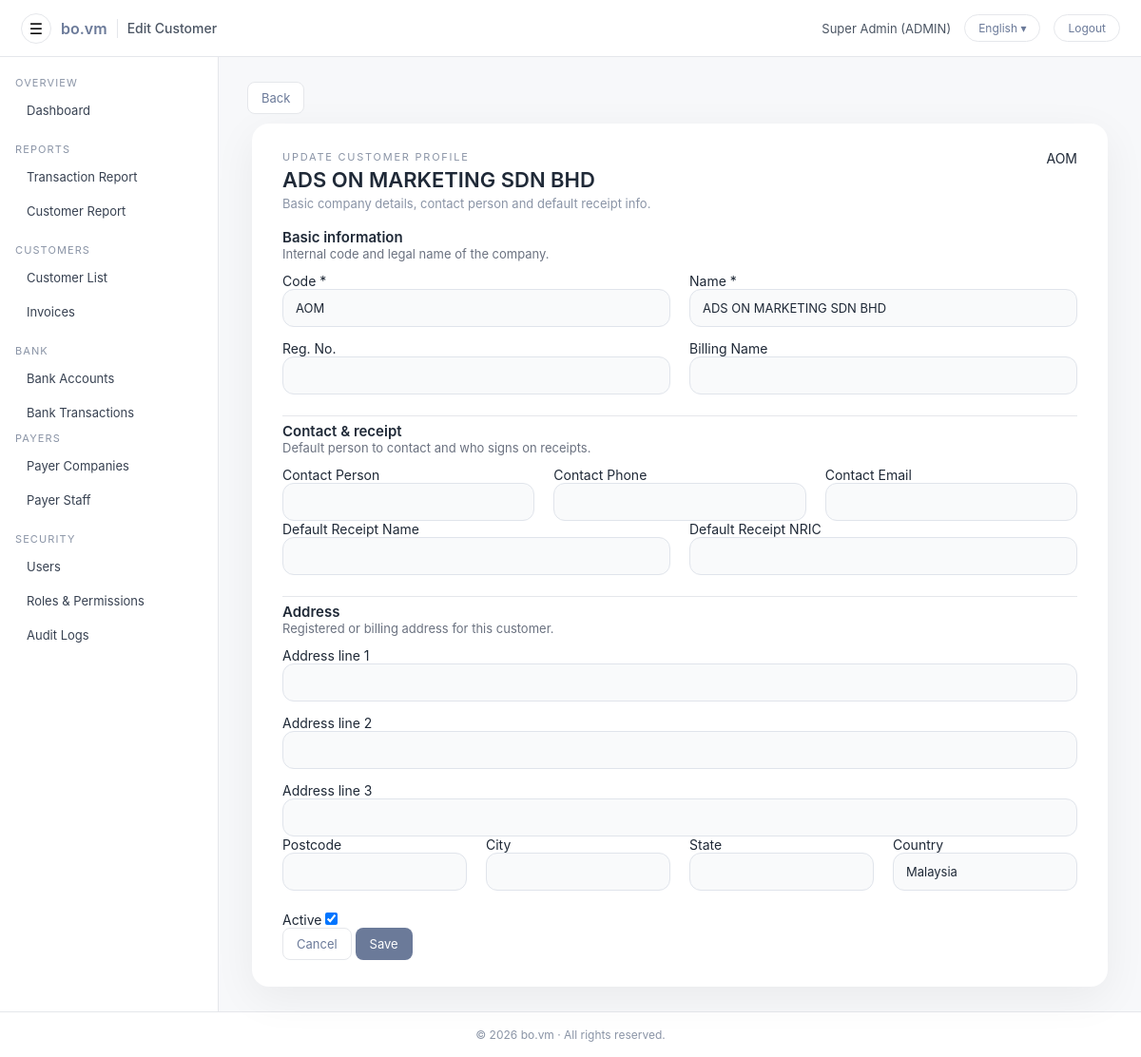
Page /admin/customers/edit.php?id=1 (signed in) on the committed database.
### tables this page shows
CREATE TABLE `users` (
  `id` int(11) NOT NULL AUTO_INCREMENT,
  `username` varchar(100) NOT NULL,
  `password_hash` varchar(255) NOT NULL,
  `full_name` varchar(255) NOT NULL,
  `email` varchar(255) DEFAULT NULL,
  `phone` varchar(50) DEFAULT NULL,
  `nric` varchar(50) DEFAULT NULL,
  `role` enum('ADMIN','CUSTOMER') NOT NULL DEFAULT 'CUSTOMER',
  `customer_id` int(11) DEFAULT NULL,
  `must_change_password` tinyint(1) NOT NULL DEFAULT 1,
  `is_active` tinyint(1) NOT NULL DEFAULT 1,
  `last_login_at` datetime DEFAULT NULL,
  `created_at` datetime NOT NULL DEFAULT current_timestamp(),
  `updated_at` datetime DEFAULT NULL ON UPDATE current_timestamp(),
  PRIMARY KEY (`id`),
  UNIQUE KEY `uq_users_username` (`username`),
  KEY `fk_users_customer` (`customer_id`),
  CONSTRAINT `fk_users_customer` FOREIGN KEY (`customer_id`) REFERENCES `customers` (`id`) ON DELETE SET NULL ON UPDATE CASCADE
);

CREATE TABLE `customers` (
  `id` int(11) NOT NULL AUTO_INCREMENT,
  `company_id` int(10) unsigned DEFAULT NULL,
  `signatory_staff_id` int(10) unsigned DEFAULT NULL,
  `code` varchar(50) NOT NULL,
  `name` varchar(255) NOT NULL,
  `reg_no` varchar(100) DEFAULT NULL,
  `billing_name` varchar(255) DEFAULT NULL,
  `contact_name` varchar(255) DEFAULT NULL,
  `contact_phone` varchar(50) DEFAULT NULL,
  `contact_email` varchar(255) DEFAULT NULL,
  `default_receipt_name` varchar(255) DEFAULT NULL,
  `default_receipt_nric` varchar(50) DEFAULT NULL,
  `is_active` tinyint(1) NOT NULL DEFAULT 1,
  `address1` varchar(255) DEFAULT NULL,
  `address2` varchar(255) DEFAULT NULL,
  `address3` varchar(255) DEFAULT NULL,
  `city` varchar(100) DEFAULT NULL,
  `state` varchar(100) DEFAULT NULL,
  `postcode` varchar(20) DEFAULT NULL,
  `country` varchar(100) DEFAULT 'Malaysia',
  `created_at` datetime NOT NULL DEFAULT current_timestamp(),
  `updated_at` datetime DEFAULT NULL ON UPDATE current_timestamp(),
  `category_id` int(11) DEFAULT NULL,
  PRIMARY KEY (`id`),
  UNIQUE KEY `uq_customers_code` (`code`),
  KEY `idx_customers_category_id` (`category_id`)
);

### public/admin/customers/edit.php (the view, shortened to what the rows shown need)
<?php
require_admin();
$pdo = get_pdo();
$pdo->setAttribute(PDO::ATTR_DEFAULT_FETCH_MODE, PDO::FETCH_ASSOC);
$id    = (int)($_GET['id'] ?? 0);
$isNew = $id === 0;
$data = [
  'code'                 => '',
  'name'                 => '',
  'reg_no'               => '',
  'billing_name'         => '',
  'contact_name'         => '',
  'contact_phone'        => '',
  'contact_email'        => '',
  'default_receipt_name' => '',
  'default_receipt_nric' => '',
  'address1'             => '',
  'address2'             => '',
  'address3'             => '',
  'city'                 => '',
  'state'                => '',
  'postcode'             => '',
  'country'              => 'Malaysia',
  'is_active'            => 1,
];
if (!$isNew) {
    $st = $pdo->prepare("SELECT * FROM customers WHERE id = :id");
    $st->execute([':id' => $id]);
    $row = $st->fetch();
    $data = array_merge($data, $row);
}
include __DIR__ . '/../include/header.php';
?>
<div class="admin-card admin-card-elevated admin-card-narrow">
  <div class="form-page-header">
    <div>
      <div class="form-page-eyebrow">
        <?php if ($isNew): ?>
          <?= h($hasT
            ? t('admin.customers.edit.eyebrow_new', [], 'Create customer profile')
            : 'Create customer profile') ?>
        <?php else: ?>
          <?= h($hasT
            ? t('admin.customers.edit.eyebrow_edit', [], 'Update customer profile')
            : 'Update customer profile') ?>
        <?php endif; ?>
      </div>
      <h2 class="form-page-title">
        <?php if ($isNew): ?>
          <?= h($hasT
            ? t('admin.customers.edit.title_new_label', [], 'New Customer')
            : 'New Customer') ?>
        <?php else: ?>
          <?= h($data['name'] ?: ($hasT
            ? t('admin.customers.edit.title_fallback', [], 'Customer')
            : 'Customer')) ?>
        <?php endif; ?>
      </h2>
      <div class="form-page-subtitle">
        <?= h($hasT
          ? t('admin.customers.edit.subtitle', [], 'Basic company details, contact person and default receipt info.')
          : 'Basic company details, contact person and default receipt info.'
        ) ?>
      </div>
    </div>
    <div class="form-page-meta" style="display:flex;gap:8px;align-items:center;">
      <?php if (!$isNew): ?>
        <span class="badge-soft"><?= h($data['code']) ?></span>
      <?php endif; ?>
    </div>
  </div>
  <form method="post" class="form-layout">
    <div class="form-section">
      <div class="form-grid form-grid-2">
        <div class="form-group">
          <label class="field-label">
            <?= h($hasT
              ? t('admin.customers.edit.field.code', [], 'Code')
              : 'Code') ?>
            <span class="field-required">*</span>
          </label>
          <input
            type="text"
            id="code"
            name="code"
            class="form-control"
            value="<?= h($data['code']) ?>"
            required
          >
        </div>
        <div class="form-group">
          <label class="field-label">
            <?= h($hasT
              ? t('admin.customers.edit.field.name', [], 'Name')
              : 'Name') ?>
            <span class="field-required">*</span>
          </label>
          <input
            type="text"
            id="name"
            name="name"
            class="form-control"
            value="<?= h($data['name']) ?>"
            required
          >
        </div>
      </div>
    </div>
    <div class="form-section">
      <div class="form-grid form-grid-4">
        <div class="form-group">
          <label class="field-label">
            <?= h($hasT
              ? t('admin.customers.edit.field.country', [], 'Country')
              : 'Country') ?>
          </label>
          <input type="text" name="country" class="form-control"
                 value="<?= h($data['country']) ?>">
        </div>
      </div>
    </div>
    <div class="form-footer-row">
      <div class="form-footer-left">
        <label class="switch-label">
          <label class="switch">
            <input type="checkbox" name="is_active" value="1" <?= $data['is_active'] ? 'checked' : '' ?>>
          </label>
        </label>
      </div>
    </div>
  </form>
</div>
<?php include __DIR__ . '/../include/footer.php'; ?>

### public/admin/include/header.php (shortened to what the rows shown need)
<?php
$u = current_user();
$currentLang = $_SESSION['lang'] ?? 'en';
?>
<!DOCTYPE html>
<html lang="<?= h($currentLang) ?>">
<head>
  <link rel="stylesheet" href="<?= h(url('admin/assets/style.css')) ?>">
  <link rel="stylesheet" href="<?= h(url('admin/assets/css/admin-actions-menu.css')) ?>">
  <link rel="stylesheet" href="<?= h(url('public/assets/css/date_range.css')) ?>">
</head>
<body class="admin-body">
  <header class="admin-topbar">
    <div class="topbar-right">
      <span class="topbar-user">
        <?= h($u['full_name'] ?? $u['username']) ?> (<?= h($u['role']) ?>)
      </span>
      <div class="lang-wrap">
        <button id="adminLangToggle" class="btn-topbar">
        </button>
      </div>
      <a class="btn-topbar" href="<?= h(url('logout.php')) ?>">
        <?= h(function_exists('t') ? t('admin.header.logout', [], 'Logout') : 'Logout') ?>
      </a>
    </div>
  </header>
  <div class="admin-shell">
    <?php include __DIR__ . '/sidebar.php'; ?>
    <main class="admin-main">
      <div class="admin-main-inner">

### rows in the picture
users: full_name "Super Admin", role "ADMIN"
customers: name "ADS ON MARKETING SDN BHD", code "AOM", country "Malaysia", is_active "☑"

### other values in the picture
$page_title "Edit Customer"
$displayLang "English"
$hasT ? t('admin.nav.section.overview', [], 'OVERVIEW') : 'OVERVIEW' "OVERVIEW"
$hasT ? t('admin.nav.dashboard', [], 'Dashboard') : 'Dashboard' "Dashboard"
$hasT ? t('admin.nav.section.reports', [], 'REPORTS') : 'REPORTS' "REPORTS"
$hasT ? t('admin.nav.customer_invoices', [], 'Invoices') : 'Invoices' "Invoices"
$hasT ? t('admin.nav.section.bank', [], 'BANK') : 'BANK' "BANK"
$hasT ? t('admin.nav.section.payers', [], 'PAYERS') : 'PAYERS' "PAYERS"
$hasT ? t('admin.nav.payer_staff', [], 'Payer Staff') : 'Payer Staff' "Payer Staff"
$hasT ? t('admin.nav.section.security', [], 'SECURITY') : 'SECURITY' "SECURITY"
$hasT ? t('admin.nav.users', [], 'Users') : 'Users' "Users"
$hasT ? t('admin.nav.audit_logs', [], 'Audit Logs') : 'Audit Logs' "Audit Logs"
$hasT ? t('admin.common.back', [], 'Back') : 'Back' "Back"
$hasT ? t('admin.common.cancel', [], 'Cancel') : 'Cancel' "Cancel"
$hasT ? t('admin.common.save', [], 'Save') : 'Save' "Save"
